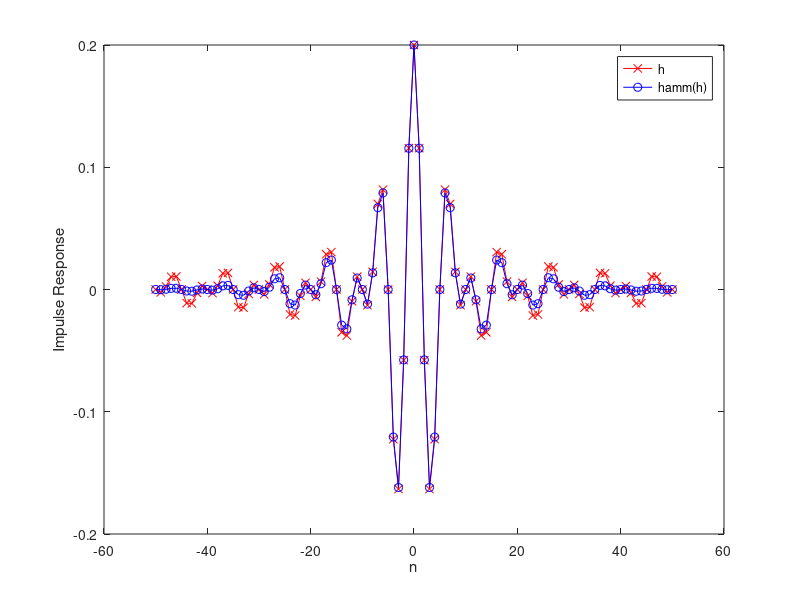

This chart was generated by the following MATLAB code: (Note: this script raises an error after producing the figure.)
% 1. Σχεδίαση FIR φίλτρων με χρήση παραθύρων
% Να σχεδιάσετε FIR φίλτρο με χρήση του παραθύρου Hamming για
% ω=π/4, Ν=50

clc;

n=-50:50;
w1=0.2*pi;
w2=0.4*pi;
h1=(w2/pi)*sin(n*w2)./(n*w2)-(w1/pi)*sin(n*w1)./(n*w1);   
h1(51)=w2/pi-w1/pi;             
h2=h1.*hamming(101)';           %apply Hamming window to h1
plot(n,h1,'rx-',n,h2,'bo-');    %plot impulse responses
xlabel('n'); ylabel('Impulse Response'); legend('h','hamm(h)');
fvtool(h1,'magnitude');
fvtool(h2,'magnitude');
fvtool(h1,'phase');
fvtool(h2,'phase');